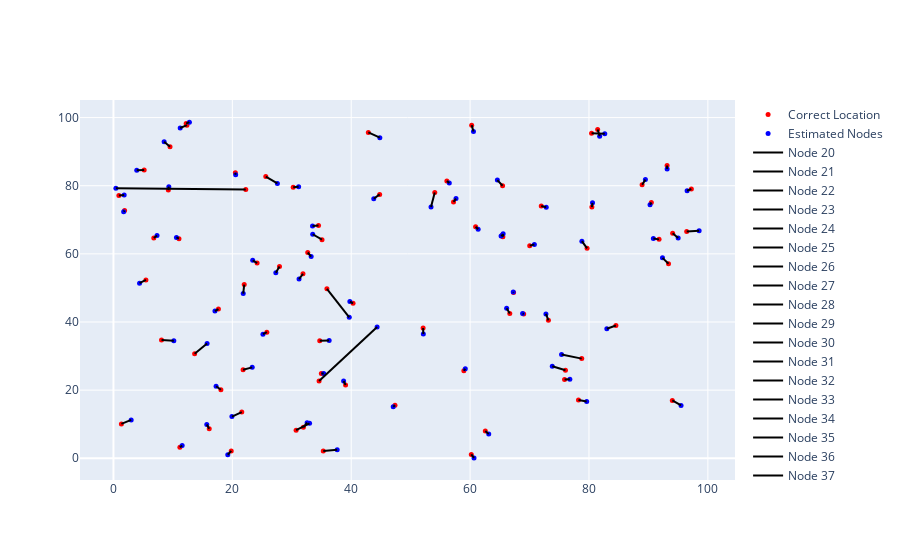

Here is the notebook cell this chart was saved with:
### Code cell
iplot(data)

### Figure 1 — Plotly figure (JSON) as saved in the notebook; plotly's stock layout.template omitted (floating-point values rounded to 4 significant figures)
{"data": [{"marker": {"color": "red", "size": 5}, "mode": "markers", "name": "Correct Location", "type": "scatter", "x": [42.88, 96.44, 9.518, 11.18, 60.27, 31.95, 17.66, 66.67, 25.8, 35.09, 56.09, 35.91, 34.5, 21.59, 35.3, 62.56, 44.79, 65.51, 91.79, 22.26, 94.02, 73.18, 65.47, 16.11, 70.03, 9.231, 75.89, 8.088, 25.63, 94.08, 76.05, 52.1, 54.06, 69.02, 30.73, 1.338, 71.97, 34.59, 12.36, 13.66, 34.71, 22.0, 21.81, 60.93, 20.51, 93.14, 81.46, 60.2, 78.23, 31.88, 84.53, 80.43, 18.07, 6.788, 39.05, 0.9131, 32.69, 24.17, 78.78, 5.168, 67.31, 65.43, 58.95, 79.68, 5.465, 30.24, 12.23, 47.36, 34.97, 27.93, 11.02, 80.48, 88.94, 90.49, 57.21, 97.22, 1.876, 40.31, 19.82, 93.38], "y": [95.65, 66.6, 91.42, 3.216, 97.78, 9.081, 43.79, 42.52, 37.0, 64.17, 81.42, 49.75, 68.32, 13.56, 2.125, 7.996, 77.46, 65.01, 64.25, 78.9, 16.96, 40.5, 79.99, 8.677, 62.41, 78.74, 23.09, 34.74, 82.67, 66.07, 25.86, 38.24, 77.98, 42.36, 8.246, 10.09, 74.03, 22.66, 97.77, 30.68, 34.51, 50.99, 25.98, 67.93, 83.79, 85.93, 96.52, 1.125, 17.12, 54.17, 38.96, 95.37, 20.1, 64.68, 21.49, 77.12, 60.4, 57.3, 29.25, 84.64, 48.63, 65.52, 25.69, 61.63, 52.33, 79.54, 98.28, 15.55, 24.85, 56.31, 64.44, 73.73, 80.26, 75.08, 75.26, 79.04, 72.72, 45.5, 2.171, 57.1]}, {"marker": {"color": "blue", "size": 5}, "mode": "markers", "name": "Estimated Nodes", "type": "scatter", "x": [44.82, 98.53, 8.527, 11.56, 60.57, 32.58, 17.08, 66.15, 25.15, 33.52, 56.5, 39.67, 33.49, 19.93, 37.64, 63.14, 43.79, 65.56, 90.83, 0.4081, 95.49, 72.76, 64.59, 15.7, 70.81, 9.315, 76.78, 10.16, 27.58, 95.01, 73.83, 52.13, 53.42, 68.83, 32.99, 2.983, 72.81, 44.36, 11.23, 15.75, 36.29, 21.83, 23.34, 61.36, 20.56, 93.15, 81.8, 60.66, 79.62, 31.22, 83.0, 82.66, 17.27, 7.332, 38.72, 1.805, 33.26, 23.43, 75.39, 3.922, 67.25, 65.21, 59.19, 78.81, 4.393, 31.15, 12.78, 47.06, 35.37, 27.32, 10.6, 80.59, 89.49, 90.27, 57.63, 96.51, 1.715, 39.77, 19.24, 92.37], "y": [94.11, 66.82, 92.89, 3.742, 95.94, 10.45, 43.21, 44.03, 36.44, 65.76, 80.79, 41.38, 68.15, 12.25, 2.506, 7.09, 76.19, 65.88, 64.49, 79.26, 15.52, 42.38, 81.66, 9.936, 62.73, 79.72, 23.2, 34.49, 80.68, 64.68, 27.02, 36.5, 73.76, 42.46, 10.27, 11.26, 73.67, 38.54, 96.94, 33.71, 34.6, 48.34, 26.68, 67.25, 83.22, 84.92, 94.56, 0.1174, 16.67, 52.59, 38.01, 95.24, 21.13, 65.4, 22.67, 77.26, 59.19, 58.09, 30.47, 84.56, 48.78, 65.22, 26.27, 63.73, 51.39, 79.7, 98.67, 15.09, 24.87, 54.45, 64.83, 74.98, 81.8, 74.39, 76.23, 78.54, 72.37, 45.98, 1.042, 58.83]}, {"marker": {"color": "black", "size": 5}, "mode": "markers", "name": "Black Nodes (0)", "type": "scatter", "x": [], "y": []}, {"marker": {"color": "black", "line": {"color": "black", "width": 1}, "size": 10}, "mode": "lines", "name": "Node 20", "type": "scatter", "x": [42.88, 44.82], "y": [95.65, 94.11]}, {"marker": {"color": "black", "line": {"color": "black", "width": 1}, "size": 10}, "mode": "lines", "name": "Node 21", "type": "scatter", "x": [96.44, 98.53], "y": [66.6, 66.82]}, {"marker": {"color": "black", "line": {"color": "black", "width": 1}, "size": 10}, "mode": "lines", "name": "Node 22", "type": "scatter", "x": [9.518, 8.527], "y": [91.42, 92.89]}, {"marker": {"color": "black", "line": {"color": "black", "width": 1}, "size": 10}, "mode": "lines", "name": "Node 23", "type": "scatter", "x": [11.18, 11.56], "y": [3.216, 3.742]}, {"marker": {"color": "black", "line": {"color": "black", "width": 1}, "size": 10}, "mode": "lines", "name": "Node 24", "type": "scatter", "x": [60.27, 60.57], "y": [97.78, 95.94]}, {"marker": {"color": "black", "line": {"color": "black", "width": 1}, "size": 10}, "mode": "lines", "name": "Node 25", "type": "scatter", "x": [31.95, 32.58], "y": [9.081, 10.45]}, {"marker": {"color": "black", "line": {"color": "black", "width": 1}, "size": 10}, "mode": "lines", "name": "Node 26", "type": "scatter", "x": [17.66, 17.08], "y": [43.79, 43.21]}, {"marker": {"color": "black", "line": {"color": "black", "width": 1}, "size": 10}, "mode": "lines", "name": "Node 27", "type": "scatter", "x": [66.67, 66.15], "y": [42.52, 44.03]}, {"marker": {"color": "black", "line": {"color": "black", "width": 1}, "size": 10}, "mode": "lines", "name": "Node 28", "type": "scatter", "x": [25.8, 25.15], "y": [37.0, 36.44]}, {"marker": {"color": "black", "line": {"color": "black", "width": 1}, "size": 10}, "mode": "lines", "name": "Node 29", "type": "scatter", "x": [35.09, 33.52], "y": [64.17, 65.76]}, {"marker": {"color": "black", "line": {"color": "black", "width": 1}, "size": 10}, "mode": "lines", "name": "Node 30", "type": "scatter", "x": [56.09, 56.5], "y": [81.42, 80.79]}, {"marker": {"color": "black", "line": {"color": "black", "width": 1}, "size": 10}, "mode": "lines", "name": "Node 31", "type": "scatter", "x": [35.91, 39.67], "y": [49.75, 41.38]}, {"marker": {"color": "black", "line": {"color": "black", "width": 1}, "size": 10}, "mode": "lines", "name": "Node 32", "type": "scatter", "x": [34.5, 33.49], "y": [68.32, 68.15]}, {"marker": {"color": "black", "line": {"color": "black", "width": 1}, "size": 10}, "mode": "lines", "name": "Node 33", "type": "scatter", "x": [21.59, 19.93], "y": [13.56, 12.25]}, {"marker": {"color": "black", "line": {"color": "black", "width": 1}, "size": 10}, "mode": "lines", "name": "Node 34", "type": "scatter", "x": [35.3, 37.64], "y": [2.125, 2.506]}, {"marker": {"color": "black", "line": {"color": "black", "width": 1}, "size": 10}, "mode": "lines", "name": "Node 35", "type": "scatter", "x": [62.56, 63.14], "y": [7.996, 7.09]}, {"marker": {"color": "black", "line": {"color": "black", "width": 1}, "size": 10}, "mode": "lines", "name": "Node 36", "type": "scatter", "x": [44.79, 43.79], "y": [77.46, 76.19]}, {"marker": {"color": "black", "line": {"color": "black", "width": 1}, "size": 10}, "mode": "lines", "name": "Node 37", "type": "scatter", "x": [65.51, 65.56], "y": [65.01, 65.88]}, {"marker": {"color": "black", "line": {"color": "black", "width": 1}, "size": 10}, "mode": "lines", "name": "Node 38", "type": "scatter", "x": [91.79, 90.83], "y": [64.25, 64.49]}, {"marker": {"color": "black", "line": {"color": "black", "width": 1}, "size": 10}, "mode": "lines", "name": "Node 39", "type": "scatter", "x": [22.26, 0.4081], "y": [78.9, 79.26]}, {"marker": {"color": "black", "line": {"color": "black", "width": 1}, "size": 10}, "mode": "lines", "name": "Node 40", "type": "scatter", "x": [94.02, 95.49], "y": [16.96, 15.52]}, {"marker": {"color": "black", "line": {"color": "black", "width": 1}, "size": 10}, "mode": "lines", "name": "Node 41", "type": "scatter", "x": [73.18, 72.76], "y": [40.5, 42.38]}, {"marker": {"color": "black", "line": {"color": "black", "width": 1}, "size": 10}, "mode": "lines", "name": "Node 42", "type": "scatter", "x": [65.47, 64.59], "y": [79.99, 81.66]}, {"marker": {"color": "black", "line": {"color": "black", "width": 1}, "size": 10}, "mode": "lines", "name": "Node 43", "type": "scatter", "x": [16.11, 15.7], "y": [8.677, 9.936]}, {"marker": {"color": "black", "line": {"color": "black", "width": 1}, "size": 10}, "mode": "lines", "name": "Node 44", "type": "scatter", "x": [70.03, 70.81], "y": [62.41, 62.73]}, {"marker": {"color": "black", "line": {"color": "black", "width": 1}, "size": 10}, "mode": "lines", "name": "Node 45", "type": "scatter", "x": [9.231, 9.315], "y": [78.74, 79.72]}, {"marker": {"color": "black", "line": {"color": "black", "width": 1}, "size": 10}, "mode": "lines", "name": "Node 46", "type": "scatter", "x": [75.89, 76.78], "y": [23.09, 23.2]}, {"marker": {"color": "black", "line": {"color": "black", "width": 1}, "size": 10}, "mode": "lines", "name": "Node 47", "type": "scatter", "x": [8.088, 10.16], "y": [34.74, 34.49]}, {"marker": {"color": "black", "line": {"color": "black", "width": 1}, "size": 10}, "mode": "lines", "name": "Node 48", "type": "scatter", "x": [25.63, 27.58], "y": [82.67, 80.68]}, {"marker": {"color": "black", "line": {"color": "black", "width": 1}, "size": 10}, "mode": "lines", "name": "Node 49", "type": "scatter", "x": [94.08, 95.01], "y": [66.07, 64.68]}, {"marker": {"color": "black", "line": {"color": "black", "width": 1}, "size": 10}, "mode": "lines", "name": "Node 50", "type": "scatter", "x": [76.05, 73.83], "y": [25.86, 27.02]}, {"marker": {"color": "black", "line": {"color": "black", "width": 1}, "size": 10}, "mode": "lines", "name": "Node 51", "type": "scatter", "x": [52.1, 52.13], "y": [38.24, 36.5]}, {"marker": {"color": "black", "line": {"color": "black", "width": 1}, "size": 10}, "mode": "lines", "name": "Node 52", "type": "scatter", "x": [54.06, 53.42], "y": [77.98, 73.76]}, {"marker": {"color": "black", "line": {"color": "black", "width": 1}, "size": 10}, "mode": "lines", "name": "Node 53", "type": "scatter", "x": [69.02, 68.83], "y": [42.36, 42.46]}, {"marker": {"color": "black", "line": {"color": "black", "width": 1}, "size": 10}, "mode": "lines", "name": "Node 54", "type": "scatter", "x": [30.73, 32.99], "y": [8.246, 10.27]}, {"marker": {"color": "black", "line": {"color": "black", "width": 1}, "size": 10}, "mode": "lines", "name": "Node 55", "type": "scatter", "x": [1.338, 2.983], "y": [10.09, 11.26]}, {"marker": {"color": "black", "line": {"color": "black", "width": 1}, "size": 10}, "mode": "lines", "name": "Node 56", "type": "scatter", "x": [71.97, 72.81], "y": [74.03, 73.67]}, {"marker": {"color": "black", "line": {"color": "black", "width": 1}, "size": 10}, "mode": "lines", "name": "Node 57", "type": "scatter", "x": [34.59, 44.36], "y": [22.66, 38.54]}, {"marker": {"color": "black", "line": {"color": "black", "width": 1}, "size": 10}, "mode": "lines", "name": "Node 58", "type": "scatter", "x": [12.36, 11.23], "y": [97.77, 96.94]}, {"marker": {"color": "black", "line": {"color": "black", "width": 1}, "size": 10}, "mode": "lines", "name": "Node 59", "type": "scatter", "x": [13.66, 15.75], "y": [30.68, 33.71]}, {"marker": {"color": "black", "line": {"color": "black", "width": 1}, "size": 10}, "mode": "lines", "name": "Node 60", "type": "scatter", "x": [34.71, 36.29], "y": [34.51, 34.6]}, {"marker": {"color": "black", "line": {"color": "black", "width": 1}, "size": 10}, "mode": "lines", "name": "Node 61", "type": "scatter", "x": [22.0, 21.83], "y": [50.99, 48.34]}, {"marker": {"color": "black", "line": {"color": "black", "width": 1}, "size": 10}, "mode": "lines", "name": "Node 62", "type": "scatter", "x": [21.81, 23.34], "y": [25.98, 26.68]}, {"marker": {"color": "black", "line": {"color": "black", "width": 1}, "size": 10}, "mode": "lines", "name": "Node 63", "type": "scatter", "x": [60.93, 61.36], "y": [67.93, 67.25]}, {"marker": {"color": "black", "line": {"color": "black", "width": 1}, "size": 10}, "mode": "lines", "name": "Node 64", "type": "scatter", "x": [20.51, 20.56], "y": [83.79, 83.22]}, {"marker": {"color": "black", "line": {"color": "black", "width": 1}, "size": 10}, "mode": "lines", "name": "Node 65", "type": "scatter", "x": [93.14, 93.15], "y": [85.93, 84.92]}, {"marker": {"color": "black", "line": {"color": "black", "width": 1}, "size": 10}, "mode": "lines", "name": "Node 66", "type": "scatter", "x": [81.46, 81.8], "y": [96.52, 94.56]}, {"marker": {"color": "black", "line": {"color": "black", "width": 1}, "size": 10}, "mode": "lines", "name": "Node 67", "type": "scatter", "x": [60.2, 60.66], "y": [1.125, 0.1174]}, {"marker": {"color": "black", "line": {"color": "black", "width": 1}, "size": 10}, "mode": "lines", "name": "Node 68", "type": "scatter", "x": [78.23, 79.62], "y": [17.12, 16.67]}, {"marker": {"color": "black", "line": {"color": "black", "width": 1}, "size": 10}, "mode": "lines", "name": "Node 69", "type": "scatter", "x": [31.88, 31.22], "y": [54.17, 52.59]}, {"marker": {"color": "black", "line": {"color": "black", "width": 1}, "size": 10}, "mode": "lines", "name": "Node 70", "type": "scatter", "x": [84.53, 83.0], "y": [38.96, 38.01]}, {"marker": {"color": "black", "line": {"color": "black", "width": 1}, "size": 10}, "mode": "lines", "name": "Node 71", "type": "scatter", "x": [80.43, 82.66], "y": [95.37, 95.24]}, {"marker": {"color": "black", "line": {"color": "black", "width": 1}, "size": 10}, "mode": "lines", "name": "Node 72", "type": "scatter", "x": [18.07, 17.27], "y": [20.1, 21.13]}, {"marker": {"color": "black", "line": {"color": "black", "width": 1}, "size": 10}, "mode": "lines", "name": "Node 73", "type": "scatter", "x": [6.788, 7.332], "y": [64.68, 65.4]}, {"marker": {"color": "black", "line": {"color": "black", "width": 1}, "size": 10}, "mode": "lines", "name": "Node 74", "type": "scatter", "x": [39.05, 38.72], "y": [21.49, 22.67]}, {"marker": {"color": "black", "line": {"color": "black", "width": 1}, "size": 10}, "mode": "lines", "name": "Node 75", "type": "scatter", "x": [0.9131, 1.805], "y": [77.12, 77.26]}, {"marker": {"color": "black", "line": {"color": "black", "width": 1}, "size": 10}, "mode": "lines", "name": "Node 76", "type": "scatter", "x": [32.69, 33.26], "y": [60.4, 59.19]}, {"marker": {"color": "black", "line": {"color": "black", "width": 1}, "size": 10}, "mode": "lines", "name": "Node 77", "type": "scatter", "x": [24.17, 23.43], "y": [57.3, 58.09]}, {"marker": {"color": "black", "line": {"color": "black", "width": 1}, "size": 10}, "mode": "lines", "name": "Node 78", "type": "scatter", "x": [78.78, 75.39], "y": [29.25, 30.47]}, {"marker": {"color": "black", "line": {"color": "black", "width": 1}, "size": 10}, "mode": "lines", "name": "Node 79", "type": "scatter", "x": [5.168, 3.922], "y": [84.64, 84.56]}, {"marker": {"color": "black", "line": {"color": "black", "width": 1}, "size": 10}, "mode": "lines", "name": "Node 80", "type": "scatter", "x": [67.31, 67.25], "y": [48.63, 48.78]}, {"marker": {"color": "black", "line": {"color": "black", "width": 1}, "size": 10}, "mode": "lines", "name": "Node 81", "type": "scatter", "x": [65.43, 65.21], "y": [65.52, 65.22]}, {"marker": {"color": "black", "line": {"color": "black", "width": 1}, "size": 10}, "mode": "lines", "name": "Node 82", "type": "scatter", "x": [58.95, 59.19], "y": [25.69, 26.27]}, {"marker": {"color": "black", "line": {"color": "black", "width": 1}, "size": 10}, "mode": "lines", "name": "Node 83", "type": "scatter", "x": [79.68, 78.81], "y": [61.63, 63.73]}, {"marker": {"color": "black", "line": {"color": "black", "width": 1}, "size": 10}, "mode": "lines", "name": "Node 84", "type": "scatter", "x": [5.465, 4.393], "y": [52.33, 51.39]}, {"marker": {"color": "black", "line": {"color": "black", "width": 1}, "size": 10}, "mode": "lines", "name": "Node 85", "type": "scatter", "x": [30.24, 31.15], "y": [79.54, 79.7]}, {"marker": {"color": "black", "line": {"color": "black", "width": 1}, "size": 10}, "mode": "lines", "name": "Node 86", "type": "scatter", "x": [12.23, 12.78], "y": [98.28, 98.67]}, {"marker": {"color": "black", "line": {"color": "black", "width": 1}, "size": 10}, "mode": "lines", "name": "Node 87", "type": "scatter", "x": [47.36, 47.06], "y": [15.55, 15.09]}, {"marker": {"color": "black", "line": {"color": "black", "width": 1}, "size": 10}, "mode": "lines", "name": "Node 88", "type": "scatter", "x": [34.97, 35.37], "y": [24.85, 24.87]}, {"marker": {"color": "black", "line": {"color": "black", "width": 1}, "size": 10}, "mode": "lines", "name": "Node 89", "type": "scatter", "x": [27.93, 27.32], "y": [56.31, 54.45]}, {"marker": {"color": "black", "line": {"color": "black", "width": 1}, "size": 10}, "mode": "lines", "name": "Node 90", "type": "scatter", "x": [11.02, 10.6], "y": [64.44, 64.83]}, {"marker": {"color": "black", "line": {"color": "black", "width": 1}, "size": 10}, "mode": "lines", "name": "Node 91", "type": "scatter", "x": [80.48, 80.59], "y": [73.73, 74.98]}, {"marker": {"color": "black", "line": {"color": "black", "width": 1}, "size": 10}, "mode": "lines", "name": "Node 92", "type": "scatter", "x": [88.94, 89.49], "y": [80.26, 81.8]}, {"marker": {"color": "black", "line": {"color": "black", "width": 1}, "size": 10}, "mode": "lines", "name": "Node 93", "type": "scatter", "x": [90.49, 90.27], "y": [75.08, 74.39]}, {"marker": {"color": "black", "line": {"color": "black", "width": 1}, "size": 10}, "mode": "lines", "name": "Node 94", "type": "scatter", "x": [57.21, 57.63], "y": [75.26, 76.23]}, {"marker": {"color": "black", "line": {"color": "black", "width": 1}, "size": 10}, "mode": "lines", "name": "Node 95", "type": "scatter", "x": [97.22, 96.51], "y": [79.04, 78.54]}, {"marker": {"color": "black", "line": {"color": "black", "width": 1}, "size": 10}, "mode": "lines", "name": "Node 96", "type": "scatter", "x": [1.876, 1.715], "y": [72.72, 72.37]}, {"marker": {"color": "black", "line": {"color": "black", "width": 1}, "size": 10}, "mode": "lines", "name": "Node 97", "type": "scatter", "x": [40.31, 39.77], "y": [45.5, 45.98]}, {"marker": {"color": "black", "line": {"color": "black", "width": 1}, "size": 10}, "mode": "lines", "name": "Node 98", "type": "scatter", "x": [19.82, 19.24], "y": [2.171, 1.042]}, {"marker": {"color": "black", "line": {"color": "black", "width": 1}, "size": 10}, "mode": "lines", "name": "Node 99", "type": "scatter", "x": [93.38, 92.37], "y": [57.1, 58.83]}], "layout": {}}
